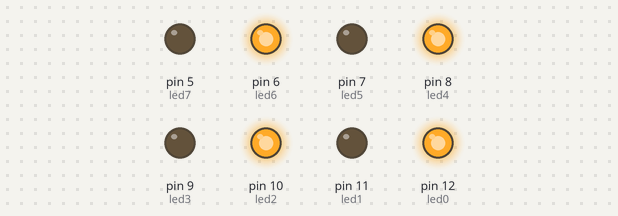
Bench run of a sketch on a simulated Arduino Uno, built with avr-gcc and run on an emulated ATmega328P. On the bench: output pins drawn as LEDs (lit = HIGH).

Above: at 0.2 s.
At 1.7 s:
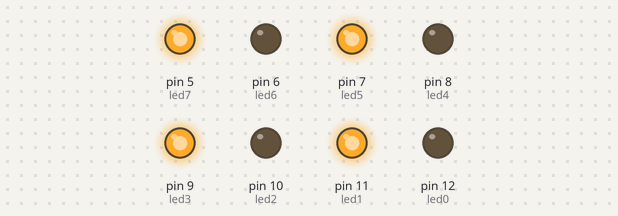
Timing chart, 0 to 3.0 s (numbered marks = the images above):
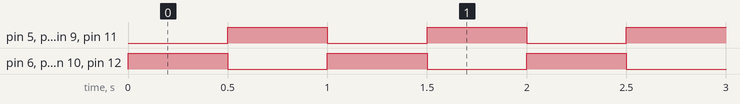

Measured:
- by itself, pin 5 (led7), pin 6 (led6), pin 7 (led5), pin 8 (led4), pin 9 (led3), pin 10 (led2), pin 11 (led1), pin 12 (led0): alternates HIGH for 0.50 s and LOW for 0.50 s

The sketch:

Prj01.2.ino
```cpp
const int led0 = 12;
const int led1 = 11;
const int led2 = 10;
const int led3 = 9;
const int led4 = 8;
const int led5 = 7;
const int led6 = 6;
const int led7 = 5;
int pausa = 500;

void setup()
{
  pinMode(led0, OUTPUT);
  pinMode(led1, OUTPUT);
  pinMode(led2, OUTPUT);
  pinMode(led3, OUTPUT);
  pinMode(led4, OUTPUT);
  pinMode(led5, OUTPUT);
  pinMode(led6, OUTPUT);
  pinMode(led7, OUTPUT);
}
void loop()
{
  digitalWrite(led0, HIGH);
  digitalWrite(led1, LOW);
  digitalWrite(led2, HIGH);
  digitalWrite(led3, LOW);
  digitalWrite(led4, HIGH);
  digitalWrite(led5, LOW);
  digitalWrite(led6, HIGH);
  digitalWrite(led7, LOW);

  delay(pausa);

  digitalWrite(led0, LOW);
  digitalWrite(led1, HIGH);
  digitalWrite(led2, LOW);
  digitalWrite(led3, HIGH);
  digitalWrite(led4, LOW);
  digitalWrite(led5, HIGH);
  digitalWrite(led6, LOW);
  digitalWrite(led7, HIGH);

  delay(pausa);
}
```
